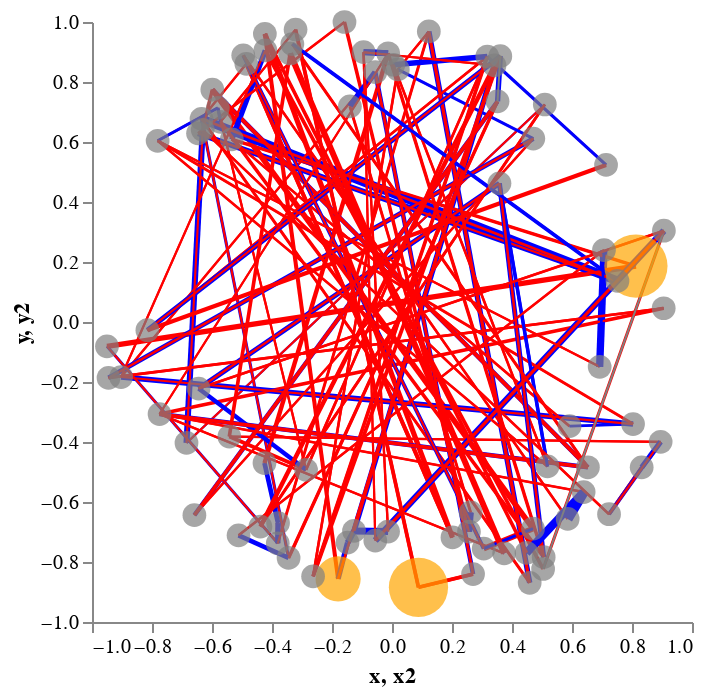

Source (notebook cell):
### Code cell
model.visualize_network()

### Figure 1 — Vega-Lite specification as saved in the notebook (floating-point values rounded to 4 significant figures; data arrays with more than 128 entries replaced by an {"elided": "..."} marker saying what was removed)
{"config": {"view": {"continuousWidth": 300, "continuousHeight": 300, "strokeWidth": 0}, "axis": {"grid": false}}, "layer": [{"data": {"name": "data-f51c9536c1e41afbfa7c26a822bd69eb"}, "mark": {"type": "rule"}, "encoding": {"color": {"field": "color", "legend": null, "scale": null, "type": "nominal"}, "strokeWidth": {"field": "width", "legend": null, "scale": {"range": [1, 5]}, "type": "quantitative"}, "x": {"field": "x", "type": "quantitative"}, "x2": {"field": "x2"}, "y": {"field": "y", "type": "quantitative"}, "y2": {"field": "y2"}}}, {"data": {"name": "data-8911079767f204335c3398d270b72162"}, "mark": {"type": "circle"}, "encoding": {"color": {"field": "color", "legend": null, "scale": null, "type": "nominal"}, "size": {"field": "size", "legend": null, "scale": {"range": [100, 1000]}, "type": "quantitative"}, "tooltip": [{"field": "id", "type": "quantitative"}, {"field": "assets", "type": "quantitative"}, {"field": "wtp", "type": "quantitative"}, {"field": "wta", "type": "quantitative"}], "x": {"field": "x", "type": "quantitative"}, "y": {"field": "y", "type": "quantitative"}}}], "$schema": "https://vega.github.io/schema/vega-lite/v5.20.1.json", "datasets": {"data-f51c9536c1e41afbfa7c26a822bd69eb": {"elided": "210 records"}, "data-8911079767f204335c3398d270b72162": [{"id": 29, "assets": 0, "wtp": 4.865, "wta": 0.0, "color": "gray", "size": 20, "x": -0.425, "y": -0.4702}, {"id": 57, "assets": 0, "wtp": 4.865, "wta": 0.0, "color": "gray", "size": 20, "x": 0.2016, "y": -0.7182}, {"id": 79, "assets": 0, "wtp": 4.865, "wta": 0.0, "color": "gray", "size": 20, "x": 0.9056, "y": 0.04584}, {"id": 61, "assets": 0, "wtp": 4.865, "wta": 0.0, "color": "gray", "size": 20, "x": 0.1228, "y": 0.9684}, {"id": 71, "assets": 0, "wtp": 4.865, "wta": 0.0, "color": "gray", "size": 20, "x": 0.6922, "y": -0.1492}, {"id": 25, "assets": 14, "wtp": 4.865, "wta": 5.223, "color": "orange", "size": 440, "x": 0.813, "y": 0.1864}, {"id": 4, "assets": 0, "wtp": 4.865, "wta": 0.0, "color": "gray", "size": 20, "x": 0.8955, "y": -0.3994}, {"id": 9, "assets": 0, "wtp": 4.865, "wta": 0.0, "color": "gray", "size": 20, "x": 0.5094, "y": 0.725}, {"id": 49, "assets": 0, "wtp": 4.865, "wta": 0.0, "color": "gray", "size": 20, "x": -0.5989, "y": 0.7744}, {"id": 23, "assets": 0, "wtp": 4.865, "wta": 0.0, "color": "gray", "size": 20, "x": 0.5917, "y": -0.3473}, {"id": 33, "assets": 0, "wtp": 4.865, "wta": 0.0, "color": "gray", "size": 20, "x": -0.6446, "y": -0.2218}, {"id": 40, "assets": 0, "wtp": 4.865, "wta": 0.0, "color": "gray", "size": 20, "x": -0.05579, "y": 0.8328}, {"id": 14, "assets": 0, "wtp": 4.865, "wta": 0.0, "color": "gray", "size": 20, "x": -0.1266, "y": -0.6964}, {"id": 45, "assets": 0, "wtp": 4.865, "wta": 0.0, "color": "gray", "size": 20, "x": -0.6465, "y": 0.6289}, {"id": 74, "assets": 0, "wtp": 4.865, "wta": 0.0, "color": "gray", "size": 20, "x": -0.3447, "y": -0.7866}, {"id": 8, "assets": 0, "wtp": 4.865, "wta": 0.0, "color": "gray", "size": 20, "x": -0.685, "y": -0.4032}, {"id": 76, "assets": 0, "wtp": 4.865, "wta": 0.0, "color": "gray", "size": 20, "x": -0.6586, "y": -0.6438}, {"id": 50, "assets": 0, "wtp": 4.865, "wta": 0.0, "color": "gray", "size": 20, "x": 0.47, "y": -0.6888}, {"id": 42, "assets": 0, "wtp": 4.865, "wta": 0.0, "color": "gray", "size": 20, "x": 0.2621, "y": -0.6346}, {"id": 59, "assets": 0, "wtp": 4.865, "wta": 0.0, "color": "gray", "size": 20, "x": -0.6349, "y": 0.6773}, {"id": 69, "assets": 0, "wtp": 4.865, "wta": 0.0, "color": "gray", "size": 20, "x": 0.5183, "y": -0.4816}, {"id": 21, "assets": 0, "wtp": 4.865, "wta": 0.0, "color": "gray", "size": 20, "x": -0.9031, "y": -0.1834}, {"id": 35, "assets": 0, "wtp": 4.865, "wta": 0.0, "color": "gray", "size": 20, "x": -0.5804, "y": 0.7136}, {"id": 28, "assets": 0, "wtp": 4.865, "wta": 0.0, "color": "gray", "size": 20, "x": -0.3798, "y": -0.6704}, {"id": 77, "assets": 0, "wtp": 4.865, "wta": 0.0, "color": "gray", "size": 20, "x": 0.471, "y": 0.6113}, {"id": 67, "assets": 0, "wtp": 4.865, "wta": 0.0, "color": "gray", "size": 20, "x": 0.3177, "y": 0.8849}, {"id": 26, "assets": 0, "wtp": 4.865, "wta": 0.0, "color": "gray", "size": 20, "x": -0.9501, "y": -0.08102}, {"id": 58, "assets": 0, "wtp": 4.865, "wta": 0.0, "color": "gray", "size": 20, "x": -0.4855, "y": 0.8606}, {"id": 0, "assets": 0, "wtp": 4.865, "wta": 0.0, "color": "gray", "size": 20, "x": -0.7749, "y": -0.3068}, {"id": 62, "assets": 0, "wtp": 4.865, "wta": 0.0, "color": "gray", "size": 20, "x": 0.01945, "y": 0.842}, {"id": 3, "assets": 0, "wtp": 4.865, "wta": 0.0, "color": "gray", "size": 20, "x": -0.5423, "y": -0.3819}, {"id": 24, "assets": 0, "wtp": 4.865, "wta": 0.0, "color": "gray", "size": 20, "x": -0.534, "y": 0.6088}, {"id": 43, "assets": 0, "wtp": 4.865, "wta": 0.0, "color": "gray", "size": 20, "x": 0.2565, "y": -0.6988}, {"id": 34, "assets": 0, "wtp": 4.865, "wta": 0.0, "color": "gray", "size": 20, "x": -0.2865, "y": -0.4928}, {"id": 22, "assets": 0, "wtp": 4.865, "wta": 0.0, "color": "gray", "size": 20, "x": 0.8035, "y": -0.3402}, {"id": 48, "assets": 0, "wtp": 4.865, "wta": 0.0, "color": "gray", "size": 20, "x": 0.653, "y": -0.4842}, {"id": 60, "assets": 0, "wtp": 4.865, "wta": 0.0, "color": "gray", "size": 20, "x": 0.4589, "y": -0.8693}, {"id": 52, "assets": 0, "wtp": 4.865, "wta": 0.0, "color": "gray", "size": 20, "x": -0.4959, "y": 0.8888}, {"id": 56, "assets": 0, "wtp": 4.865, "wta": 0.0, "color": "gray", "size": 20, "x": -0.4238, "y": 0.9604}, {"id": 65, "assets": 0, "wtp": 4.865, "wta": 0.0, "color": "gray", "size": 20, "x": -0.8153, "y": -0.02745}, {"id": 20, "assets": 0, "wtp": 4.865, "wta": 0.0, "color": "gray", "size": 20, "x": -0.4221, "y": 0.9053}, {"id": 13, "assets": 0, "wtp": 4.865, "wta": 0.0, "color": "gray", "size": 20, "x": -0.1483, "y": -0.7356}, {"id": 27, "assets": 0, "wtp": 4.865, "wta": 0.0, "color": "gray", "size": 20, "x": -0.3808, "y": -0.7377}, {"id": 44, "assets": 0, "wtp": 4.865, "wta": 0.0, "color": "gray", "size": 20, "x": -0.1584, "y": 1.0}, {"id": 46, "assets": 0, "wtp": 4.865, "wta": 0.0, "color": "gray", "size": 20, "x": 0.7515, "y": 0.1368}, {"id": 53, "assets": 0, "wtp": 4.865, "wta": 0.0, "color": "gray", "size": 20, "x": 0.5855, "y": -0.6564}, {"id": 17, "assets": 0, "wtp": 4.865, "wta": 0.0, "color": "gray", "size": 20, "x": -0.05569, "y": -0.7285}, {"id": 39, "assets": 0, "wtp": 4.865, "wta": 0.0, "color": "gray", "size": 20, "x": 0.2702, "y": -0.8404}, {"id": 66, "assets": 0, "wtp": 4.865, "wta": 0.0, "color": "gray", "size": 20, "x": 0.7135, "y": 0.5236}, {"id": 36, "assets": 0, "wtp": 4.865, "wta": 0.0, "color": "gray", "size": 20, "x": -0.5717, "y": 0.6674}, {"id": 70, "assets": 0, "wtp": 4.865, "wta": 0.0, "color": "gray", "size": 20, "x": -0.7812, "y": 0.604}, {"id": 68, "assets": 0, "wtp": 4.865, "wta": 0.0, "color": "gray", "size": 20, "x": 0.004621, "y": 0.8575}, {"id": 72, "assets": 0, "wtp": 4.865, "wta": 0.0, "color": "gray", "size": 20, "x": 0.7066, "y": 0.2399}, {"id": 41, "assets": 0, "wtp": 4.865, "wta": 0.0, "color": "gray", "size": 20, "x": -0.1403, "y": 0.7189}, {"id": 1, "assets": 0, "wtp": 4.865, "wta": 0.0, "color": "gray", "size": 20, "x": 0.3738, "y": -0.7714}, {"id": 31, "assets": 0, "wtp": 4.865, "wta": 0.0, "color": "gray", "size": 20, "x": 0.5055, "y": -0.7838}, {"id": 5, "assets": 0, "wtp": 4.865, "wta": 0.0, "color": "gray", "size": 20, "x": 0.8323, "y": -0.4846}, {"id": 30, "assets": 0, "wtp": 4.865, "wta": 0.0, "color": "gray", "size": 20, "x": -0.01289, "y": 0.8958}, {"id": 12, "assets": 6, "wtp": 4.865, "wta": 5.686, "color": "orange", "size": 200, "x": -0.1796, "y": -0.8564}, {"id": 78, "assets": 0, "wtp": 4.865, "wta": 0.0, "color": "gray", "size": 20, "x": -0.9449, "y": -0.1863}, {"id": 51, "assets": 0, "wtp": 4.865, "wta": 0.0, "color": "gray", "size": 20, "x": 0.3057, "y": -0.7556}, {"id": 19, "assets": 0, "wtp": 4.865, "wta": 0.0, "color": "gray", "size": 20, "x": 0.5037, "y": -0.8233}, {"id": 54, "assets": 0, "wtp": 4.865, "wta": 0.0, "color": "gray", "size": 20, "x": 0.6388, "y": -0.5669}, {"id": 32, "assets": 0, "wtp": 4.865, "wta": 0.0, "color": "gray", "size": 20, "x": 0.3582, "y": 0.4623}, {"id": 15, "assets": 0, "wtp": 4.865, "wta": 0.0, "color": "gray", "size": 20, "x": -0.01307, "y": -0.6985}, {"id": 64, "assets": 0, "wtp": 4.865, "wta": 0.0, "color": "gray", "size": 20, "x": 0.361, "y": 0.8861}, {"id": 6, "assets": 0, "wtp": 4.865, "wta": 0.0, "color": "gray", "size": 20, "x": 0.7235, "y": -0.6408}, {"id": 55, "assets": 0, "wtp": 4.865, "wta": 0.0, "color": "gray", "size": 20, "x": 0.4485, "y": -0.7696}, {"id": 38, "assets": 12, "wtp": 4.865, "wta": 5.281, "color": "orange", "size": 380, "x": 0.08823, "y": -0.8844}, {"id": 37, "assets": 0, "wtp": 4.865, "wta": 0.0, "color": "gray", "size": 20, "x": -0.3215, "y": 0.9746}, {"id": 73, "assets": 0, "wtp": 4.865, "wta": 0.0, "color": "gray", "size": 20, "x": -0.5115, "y": -0.7111}, {"id": 63, "assets": 0, "wtp": 4.865, "wta": 0.0, "color": "gray", "size": 20, "x": -0.263, "y": -0.8476}, {"id": 16, "assets": 0, "wtp": 4.865, "wta": 0.0, "color": "gray", "size": 20, "x": -0.09477, "y": 0.8994}, {"id": 7, "assets": 0, "wtp": 4.865, "wta": 0.0, "color": "gray", "size": 20, "x": -0.631, "y": 0.6407}, {"id": 11, "assets": 0, "wtp": 4.865, "wta": 0.0, "color": "gray", "size": 20, "x": 0.3416, "y": 0.8553}, {"id": 2, "assets": 0, "wtp": 4.865, "wta": 0.0, "color": "gray", "size": 20, "x": -0.3396, "y": 0.8951}, {"id": 47, "assets": 0, "wtp": 4.865, "wta": 0.0, "color": "gray", "size": 20, "x": -0.3321, "y": 0.9264}, {"id": 10, "assets": 0, "wtp": 4.865, "wta": 0.0, "color": "gray", "size": 20, "x": -0.4387, "y": -0.6819}, {"id": 75, "assets": 0, "wtp": 4.865, "wta": 0.0, "color": "gray", "size": 20, "x": 0.3519, "y": 0.7355}, {"id": 18, "assets": 0, "wtp": 4.865, "wta": 0.0, "color": "gray", "size": 20, "x": 0.9063, "y": 0.3042}]}}
